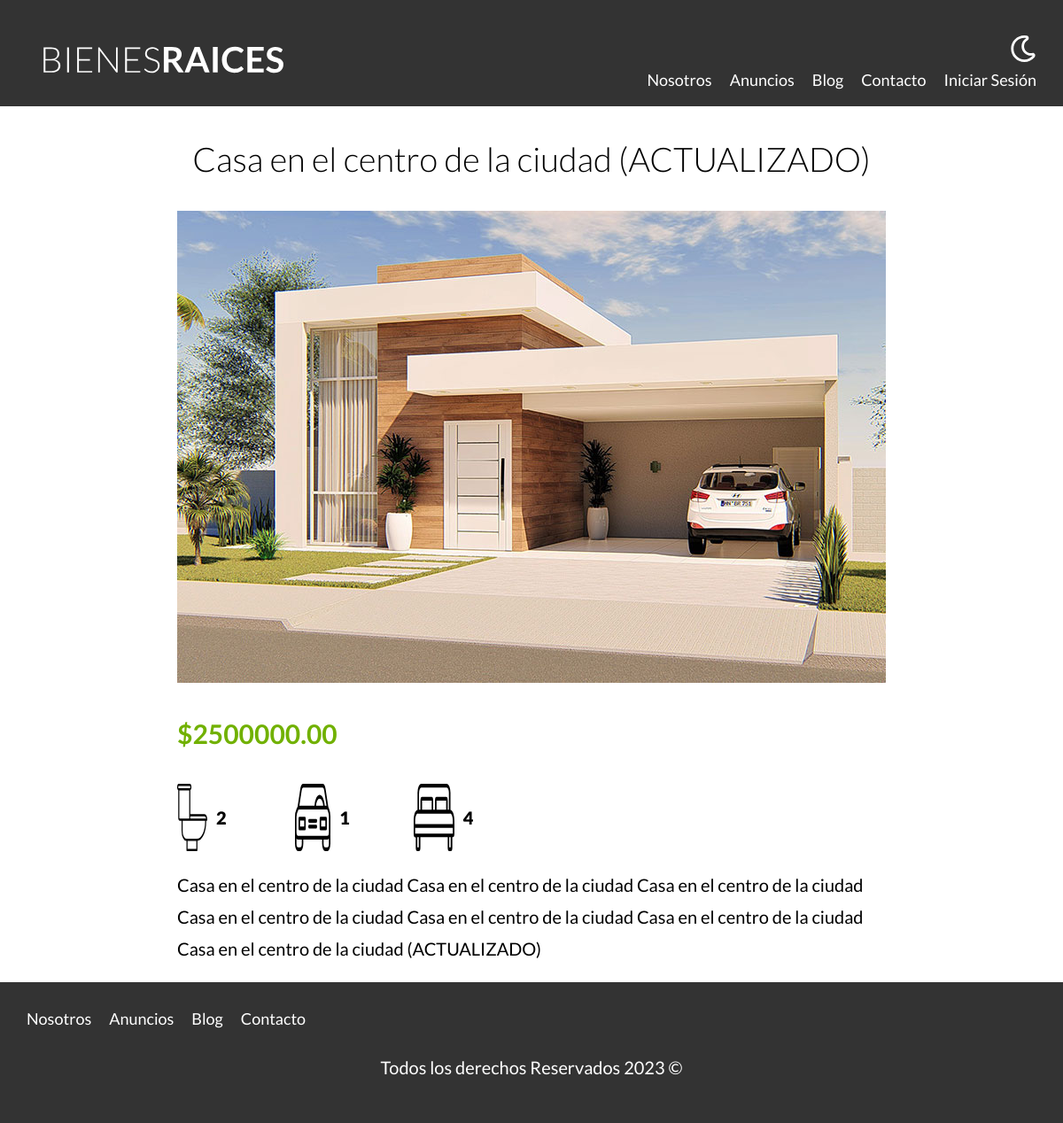
Screenshot of /anuncio.php?id=12 with the database file from the repository.
### tables this page shows
CREATE TABLE `propiedades` (
  `id` int NOT NULL AUTO_INCREMENT,
  `titulo` varchar(45) DEFAULT NULL,
  `precio` decimal(10,2) DEFAULT NULL,
  `imagen` varchar(200) DEFAULT NULL,
  `descripcion` longtext,
  `habitaciones` int DEFAULT NULL,
  `wc` int DEFAULT NULL,
  `estacionamiento` int DEFAULT NULL,
  `creado` date DEFAULT NULL,
  `vendedorId` int NOT NULL,
  PRIMARY KEY (`id`,`vendedorId`),
  KEY `fk_propiedades_vendedores_idx` (`vendedorId`),
  CONSTRAINT `fk_propiedades_vendedores` FOREIGN KEY (`vendedorId`) REFERENCES `vendedores` (`id`)
);

### classes/ActiveRecord.php (called while the page is built, shortened)
<?php
class ActiveRecord{
    protected static $db;
    protected static $tabla = '';
    public static function setDB($database){
        self::$db = $database;
    }
    public static function find($id){
        $query = "SELECT * FROM " . static::$tabla . " WHERE id = $id";
        $resultado = self::consultarSQL($query);
        return array_shift( $resultado);
    }
    public static function consultarSQL($query){
            $resultado = self::$db->query($query);
        $array = [];
        while($registro = $resultado->fetch_assoc()){
            $array[] = static::crearObjeto($registro);
        }
        return $array;
    }
    protected static function crearObjeto($registro){
        $objeto = new static;
        foreach($registro as $key => $value){
            if(property_exists($objeto, $key)){
                $objeto->$key = $value;
            }
        }
        return $objeto;
    }
}
?>

### anuncio.php (the view, shortened to what this page needs)
<?php
    $id = $_GET['id'];
    $id = filter_var($id, FILTER_VALIDATE_INT);
    $propiedad = Propiedad::find($id);
?>
    <main class="contenedor seccion contenido-centrado">
        <h1><?php echo $propiedad->titulo;  ?></h1>
        <img loading="lazy" src="/bienesraices-poo/imagenes/<?php echo $propiedad->imagen; ?>" alt="anuncio">
        <div class="resumen-propiedad">
            <p class="precio">$<?php echo $propiedad->precio;  ?></p>
            <ul class="iconos-caracteristicas">
                <li>
                    <img class="icono" loading="lazy" src="/bienesraices-poo/build/img/icono_wc.svg" alt="icono wc">
                    <p><?php echo $propiedad->wc;  ?></p>
                </li>
                <li>
                    <img class="icono" loading="lazy" src="/bienesraices-poo/build/img/icono_estacionamiento.svg" alt="icono estacionamiento">
                    <p><?php echo $propiedad->estacionamiento;  ?></p>
                </li>
                <li>
                    <img class="icono"  loading="lazy" src="/bienesraices-poo/build/img/icono_dormitorio.svg" alt="icono habitaciones">
                    <p><?php echo $propiedad->habitaciones;  ?></p>
                </li>
            </ul>
            <p><?php echo $propiedad->descripcion;  ?></p>
        </div>
    </main>

### build/css/app.css (style rules this page uses)
html { line-height:1.15;-webkit-text-size-adjust:100% }
body { margin:0 }
main { display:block }
h1 { font-size:2em;margin:.67em 0 }
img { border-style:none }
html { font-size:62.5%;box-sizing:border-box }
*,:after,:before { box-sizing:inherit }
body { font-family:Lato,sans-serif;font-size:1.6rem;line-height:1.8 }
p { color:#000;font-size:2rem }
.contenedor { width:95%;max-width:120rem;margin:0 auto }
img,picture { width:100%;display:block }
h1,h2,h3 { font-family:Lato,sans-serif;margin:2.5rem 0;font-weight:300;text-align:center }
h1 { font-size:3.8rem }
.seccion { margin-top:2.5rem 0;margin-bottom:2.5rem 0 }
.contenido-centrado { max-width:80rem }
.icono { text-align:center }
.precio { color:#71b100;font-weight:700;font-size:3rem }
.iconos-caracteristicas { display:flex;list-style:none;padding:0;max-width:40rem }
.iconos-caracteristicas li { flex:1;display:flex }
.iconos-caracteristicas li img { flex:0 0 3rem;margin-right:1rem }
.iconos-caracteristicas li p { font-weight:900 }

### rows the page displays
propiedades: titulo "Casa en el centro de la ciudad (ACTUALIZADO)", imagen (picture), precio "2500000.00", wc "2", estacionamiento "1", habitaciones "4", descripcion "Casa en el centro de la ciudad Casa en el centro de la ciudad Casa en el centro de la ciudad Casa en el centro de la ciudad Casa en el centro de la ciudad Casa en el centro de la ciudad Casa en el centro de la ciudad (ACTUALIZADO)"
